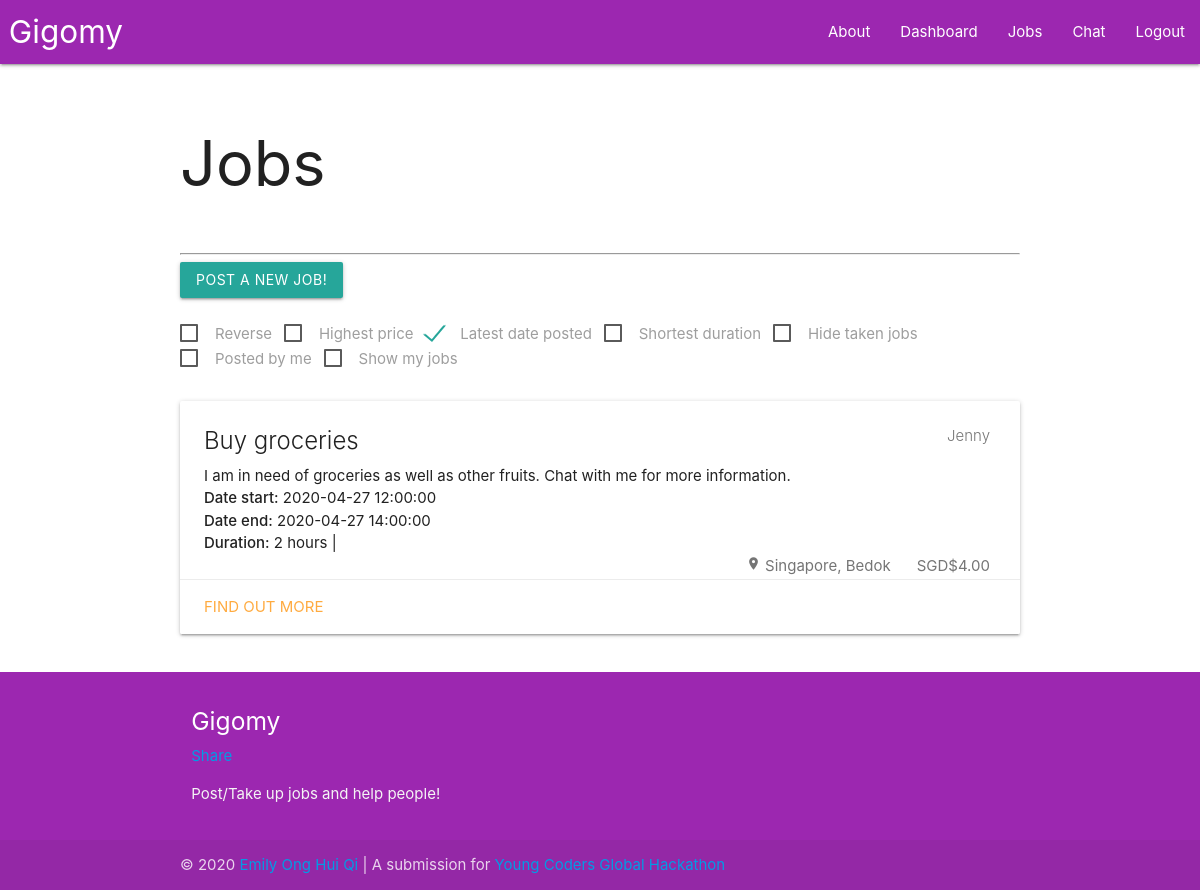
/ (signed in), run on an earlier commit of the app's database.
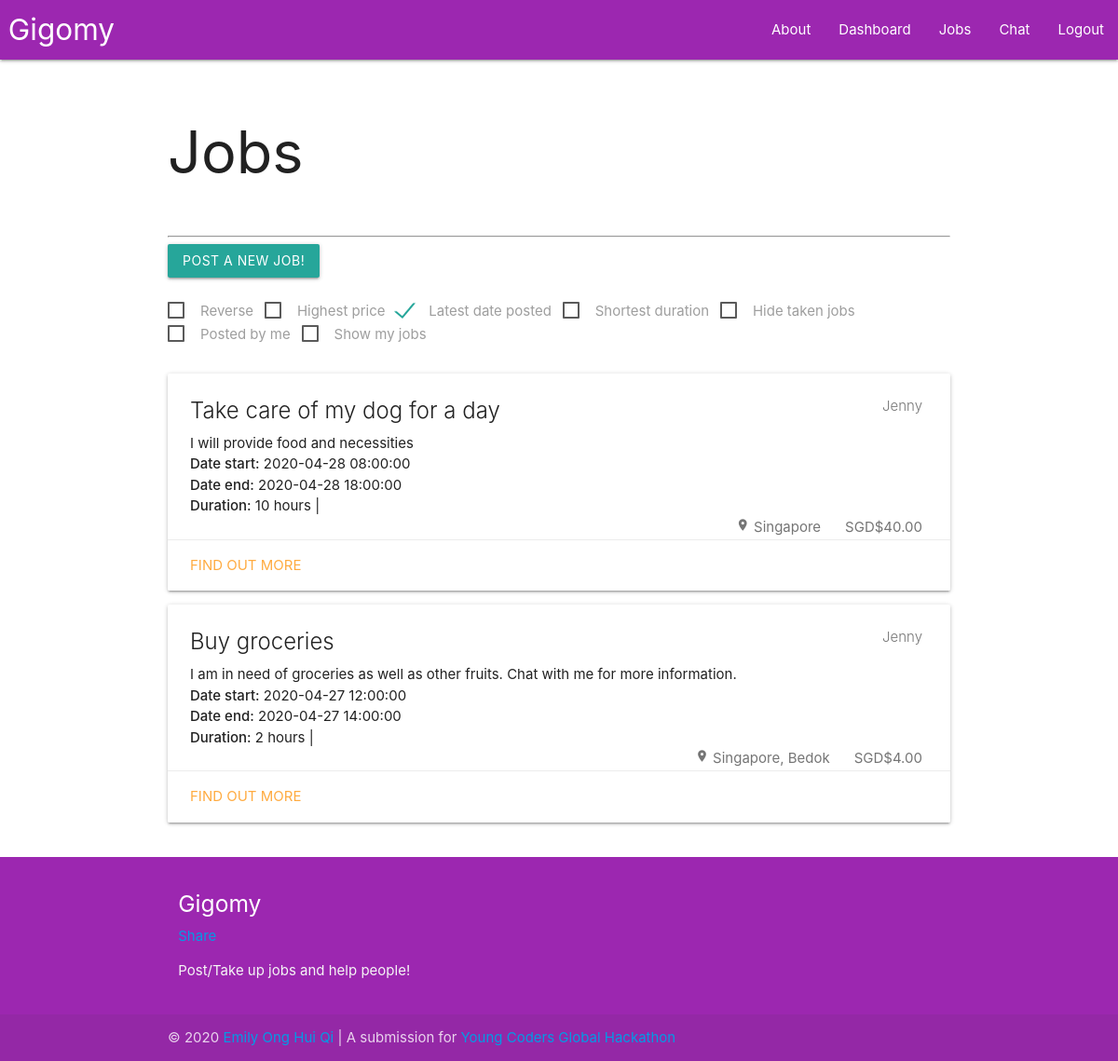
And on a later commit of the database.
### main.py (models this page shows)
class Job(db.Model):
    jobID = db.Column(db.Integer, unique = True, autoincrement = True, nullable = False, index = True, primary_key = True)
    jobTitle = db.Column(db.String, index = True, nullable = False)
    jobDescription = db.Column(db.String, nullable = False)
    jobLocation = db.Column(db.String, nullable = True)
    jobPrice = db.Column(db.Float, index = True, nullable = False)
    jobDatePosted = db.Column(db.DateTime, index = True, nullable = False)
    jobDateStart = db.Column(db.DateTime, index = True, nullable = True)
    jobDateEnd = db.Column(db.DateTime, index = True, nullable = True)
    jobSender = db.Column(db.String, db.ForeignKey("user.username"), nullable = False)
    jobReceiver = db.Column(db.String, db.ForeignKey("user.username"), nullable = True)

### main.py (the view)
@app.route("/")
def index():
    if current_user.is_authenticated:
        jobs_ = Job.query.all()
        currentUser = getUser(current_user)
        jobs = []
        for job in jobs_:
            job_ = processJob(job)
            if job_["jobReceiver"]:
                jobs.append(job_)
            else:
                jobs.insert(0, job_)
        jobStatus = getJobStatus(session)
        return render_template("gigomy.html", jobs=jobs, currentUser=currentUser,
                                currentUser_=json.dumps(currentUser), jobStatus_=json.dumps(jobStatus))
    return render_template("index.html")

### main.py (called while the page is built)
def getUser (user):
    currentUser = {"username": user.username,
                    "email": user.email,
                    "avatar": user.avatar}
    return currentUser

def getJobStatus (data):
    jobStatus = {}
    if data:
        if "abandonedJob" in data:
            data.pop("abandonedJob")
            jobStatus["abandonedJob"] = 1
        if "editedJob" in data:
            data.pop("editedJob")
            jobStatus["editedJob"] = 1
        if "takenUpJob" in data:
            data.pop("takenUpJob")
            jobStatus["takenUpJob"] = 1
        if "deletedJob" in data:
            data.pop("deletedJob")
            jobStatus["deletedJob"] = 1
    return jobStatus

@login.user_loader
def load_user(username):
    return User.query.get(username)

### templates/gigomy.html (shortened to what this page needs)
{% extends "base.html" %}
{% block content %}
  {% include "jobs.html" %}
{% endblock content %}

### templates/jobs.html (shortened to what this page needs)
<h1>Jobs</h1>
<br/><hr/>
<a class="waves-effect waves-light btn modal-trigger" href="#postJobs">Post a new job!</a>
  {% import "forms/setJob.html" as setJobForm %}
<br/><br/>
{% if jobs %}
  <label>
    <span>Reverse</span>
  </label>
  <label>
    <span>Highest price</span>
  </label>
  <label>
    <span>Latest date posted</span>
  </label>
  <label>
    <span>Shortest duration</span>
  </label>
  <label>
    <span>Hide taken jobs</span>
  </label>
  <label>
    <span>Posted by me</span>
  </label>
  <label>
    <span>Show my jobs</span>
  </label>
{% endif %}
<br/><br/>
<div id="allJobs">
  {% if jobs %}
    {% for job in jobs %}
      {% set jobID = job["jobID"] %}
      <div id={{jobID}} class="card darken-1"
      data-item-duration='{{job["jobDuration"]}}'
      data-item-price='{{job["jobPrice"]}}'
      data-item-datePosted='{{job["jobDatePosted"]}}'
      data-item-receiver='{{job["jobReceiver"]}}'
      data-item-hidden="false"
      data-item-sender='{{job["jobSender"]}}'>
        <div class="card-content">
          <span class="card-title">
            <span class="badge">{{job["jobSender"]}}</span>
            {{job["jobTitle"]}}
          </span>
          <p>{{job["jobDescription"]}}</p>
          <p><strong>Date start:</strong> {{job["jobDateStart"]}}</p>
          <p><strong>Date end:</strong> {{job["jobDateEnd"]}}</p>
          <p><strong>Duration:</strong> {{job["jobDuration"]}}</p>
          <span class="badge">SGD{{job["jobPrice"]}}</span>
          <span class="badge">
            <i class="material-icons tiny">location_on</i>
            {{job["jobLocation"]}}
          </span>
        </div>
        <div class="card-action">
          <a href="{{url_for('see', id=jobID)}}">Find out more</a>
        </div>
      </div>
    {% endfor %}
  {% else %}
    <h3>There are no jobs available!</h3>
  {% endif %}
</div>

What changed in the data, as far as the page shows it:
added Job: jobSender "Jenny", jobTitle "Take care of my dog for a day", jobDescription "I will provide food and necessities", jobDateStart "2020-04-28 08:00:00", jobDateEnd "2020-04-28 18:00:00", jobDuration "10 hours |", jobPrice "$40.00", jobLocation "Singapore"
